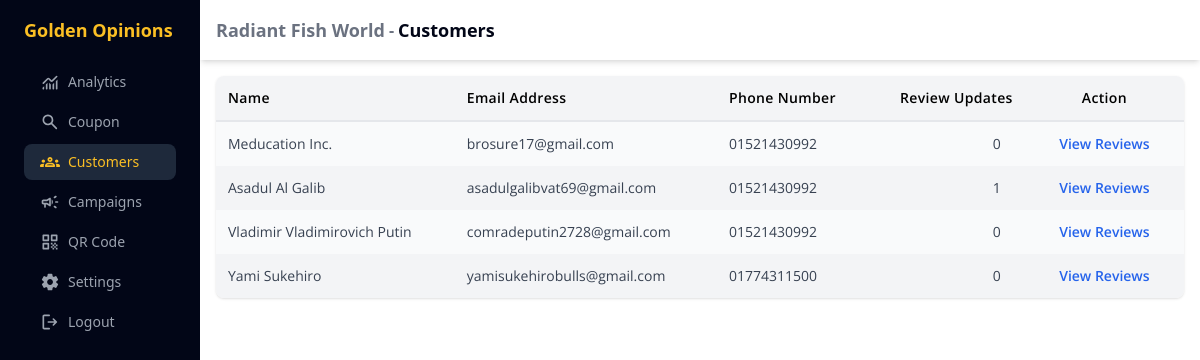
Screenshot of /dashboard/customers (signed in) with the database file from the repository.
### myapp/models.py (models this page shows, shortened)
class Store(db.Model):
    id = db.Column(db.Integer, primary_key=True)
    name = db.Column(db.String)
    address = db.Column(db.String)
    phone_number = db.Column(db.String(20))
    google_map_url = db.Column(db.String(50))
    place_id = db.Column(db.String(50))
    hex_id = db.Column(db.String(50))
    date_created = db.Column(db.DateTime())
    upto_timestamp = db.Column(db.DateTime())
    general_coupon_offer = db.Column(db.String)
    owner_id = db.Column(db.Integer, db.ForeignKey("user.id"))
    package = db.Column(db.String, default="basic")
    customers = db.relationship("Customer", secondary="store_customer", backref="store")
    campaigns = db.relationship("Campaign", backref="store", lazy="dynamic")
    coupons = db.relationship("Coupon", backref="store", lazy="dynamic")
    reviews = db.relationship("Review", backref="store", lazy="dynamic")
    coupons_generated = db.Column(db.Integer)
    coupons_redeemed = db.Column(db.Integer)

class Customer(db.Model):
    id = db.Column(db.Integer, primary_key=True)
    name = db.Column(db.String)
    email = db.Column(db.String(50), unique=True)
    phone_number = db.Column(db.String(20))
    account_id = db.Column(db.String)
    phone_verified = db.Column(db.Boolean, default=False)
    verification_code = db.Column(db.String(10))
    got_coupon_date = db.Column(db.DateTime())
    coupons = db.relationship("Coupon", backref="customer", lazy="dynamic")
    reviews = db.relationship("Review", backref="customer", lazy="dynamic")

### myapp/decorators.py (the view)
    def inner(*args, **kwargs):
        if current_user.is_authenticated:
            if current_user.role == "shop_owner":
                if current_user.state == "active":
                    return view(*args, **kwargs)
                flash("Your account is not active, please contact the admin")
                return redirect(url_for("contact"))
            flash("Only A Shop Owner can access the page you requested")
            return redirect(url_for("dashboard"))
        flash("Only A Shop Owner can access the page you requested")
        return redirect(url_for("login"))

### myapp/__init__.py (called while the page is built)
@login.user_loader
def load_user(id):
    return db.session.get(models.User, int(id))

### myapp/routes.py (called while the page is built)
@app.after_request
def after_request(response):
    response.headers["Content-Security-Policy"] = (
        ""
        + "font-src https://fonts.googleapis.com/ https://fonts.gstatic.com;"
        + "style-src-elem 'self' https://fonts.googleapis.com/ https://cdn.quilljs.com 'nonce-golden';"
        + "script-src-elem 'self' https://cdnjs.cloudflare.com https://cdn.jsdelivr.net https://cdn.quilljs.com https://esm.sh 'nonce-golden'"
    )
    return response

@app.route("/dashboard/customers")
@decorators.shop_owner_required
@decorators.verified_email_required
def dashboard_customers():
    if current_user.is_authenticated:
        if current_user.username != "admin":
            store = current_user.stores[0]
            data = {}
            for review in store.reviews:
                data[review.customer.id] = review.updates.count()
            return render_template("dashboard-customers.html", store=store, data=data)
        return redirect(url_for("dashboard"))
    else:
        return redirect(url_for("login"))

### myapp/templates/dashboard-customers.html (shortened to what this page needs)
{% extends 'dashboard-shop-owner.html' %}
{% set active_page = "customers" %}
{% block content %}
    {% if store is defined and store.customers|length > 0 %}
        <div class="m-4 overflow-auto rounded-lg shadow hidden md:block">
            <table class="w-full">
                <thead class="bg-gray-100 border-b-2 border-gray-200">
                    <tr>
                        <th class="p-3 text-sm font-semibold tracking-wide text-left">Name</th>
                        <th class="p-3 text-sm font-semibold tracking-wide text-left">Email Address</th>
                        <th class="p-3 text-sm font-semibold tracking-wide text-left">Phone Number</th>
												{% if store.package == '5star' or store.package == '5star-unlimited' %}
													<th class="p-3 text-sm font-semibold tracking-wide text-right">Review Updates</th>
													<th class="p-3 text-sm font-semibold tracking-wide text-center">Action</th>
												{% endif %}
                    </tr>
                </thead>
                <tbody>
                    {% for customer in store.customers %}
                        <tr class="{{ loop.cycle('bg-gray-50', 'bg-gray-100') }}">
                            <td class="p-3 text-sm text-gray-700">{{ customer.name }}</td>
                            <td class="p-3 text-sm text-gray-700">{{ customer.email }}</td>
                            <td class="p-3 text-sm text-gray-700">{{ customer.phone_number }}</td>
														{% if store.package == '5star' or store.package == '5star-unlimited' %}
															<td class="px-6 py-3 text-sm text-gray-700 text-right">{{ data[customer.id] or 0 }}</td>
															<td class="px-6 py-3 text-sm text-gray-700 text-center"><a href="{{ url_for('view_reviews', customer_id=customer.id) }}" class="link">View Reviews</a></td>
														{% endif %}
                        </tr>
                    {% endfor %}
                </tbody>
            </table>
        </div>
    {% endif %}
{% endblock %}

### myapp/templates/dashboard-shop-owner.html (shortened to what this page needs)
<!DOCTYPE html>
<html lang="en">
    <head translate="no">
        <link href="{{ url_for('static', filename='css/output.css') }}"
              rel="stylesheet">
    </head>
    <body>
        {% import 'macros.html' as macros %}
        <div class="mycontainer">
            <div class="bg-slate-950 h-screen w-[200px] fixed hidden sm:block px-6 text-gray-400 flex-col"
                 id="dashboard-navbar">
                <div class="text-lg text-amber-400 py-4 font-bold select-none cursor-pointer">
                    <a href="{{ url_for("index") }}">Golden Opinions</a>
                </div>
                <a href="{{ url_for("dashboard") }}">
                    <div class="w-full my-1 px-4 py-2 rounded-lg text-sm flex items-center gap-2 hover:bg-slate-800 select-none cursor-pointer {{ 'active' if active_page=='dashboard'}}">
                        <span>{{ macros.svg("monitoring", size=20, class='fill-gray-400') }}</span><span>Analytics</span>
                    </div>
                </a>
                <a href="{{ url_for("search_coupon") }}">
                    <div class="w-full my-1 px-4 py-2 rounded-lg text-sm flex items-center gap-2 hover:bg-slate-800 select-none cursor-pointer {{ 'active' if active_page=='search_coupon'}}">
                        <span>{{ macros.svg("search", size=20, class='fill-gray-400') }}</span><span>Coupon</span>
                    </div>
                </a>
                <a href="{{ url_for("dashboard_customers") }}">
                    <div class="w-full my-1 px-4 py-2 rounded-lg text-sm flex items-center gap-2 hover:bg-slate-800 select-none cursor-pointer {{ 'active' if active_page=='customers'}}">
                        <span>{{ macros.svg("groups", size=20, class='fill-gray-400') }}</span><span>Customers</span>
                    </div>
                </a>
                <a href="{{ url_for("dashboard_campaigns") }}">
                    <div class="w-full my-1 px-4 py-2 rounded-lg text-sm flex items-center gap-2 hover:bg-slate-800 select-none cursor-pointer">
                        <span>{{ macros.svg("campaign", size=20, class='fill-gray-400') }}</span><span>Campaigns</span>
                    </div>
                </a>
                <a href="{{ url_for("dashboard_qrcode") }}">
                    <div class="w-full my-1 px-4 py-2 rounded-lg text-sm flex items-center gap-2 hover:bg-slate-800 select-none cursor-pointer {{ 'active' if active_page=='qrcode'}}">
                        <span>{{ macros.svg("qrcode", size=20, class='fill-gray-400') }}</span><span>QR Code</span>
                    </div>
                </a>
                <a href="{{ url_for("settings") }}">
                    <div class="w-full my-1 px-4 py-2 rounded-lg text-sm flex items-center gap-2 hover:bg-slate-800 select-none cursor-pointer {{ 'active' if active_page=='settings'}}">
                        <span>{{ macros.svg("settings", size=20, class='fill-gray-400') }}</span><span>Settings</span>
                    </div>
                </a>
                <a href="{{ url_for("logout") }}">
                    <div class="w-full my-1 px-4 py-2 rounded-lg text-sm flex items-center gap-2 hover:bg-slate-800 select-none cursor-pointer">
                        <span>{{ macros.svg("logout", size=20, class='fill-gray-400') }}</span><span>Logout</span>
                    </div>
                </a>
            </div>
            <div class="h-screen ml-0 sm:ml-[200px]">
                <div class="w-full p-4 shadow shadow-md select-none flex items-center gap-2">
                    <div class="flex gap-1 items-center font-bold text-gray-500 text-base sm:text-lg">
                        <div class="">{{ current_user.stores[0].name }}</div>
                        <div class="text-sm sm:text-base">-</div>
                        <div class="text-slate-950">
                            {% if active_page == 'dashboard' %}
                                Analytics
                            {% elif active_page == 'customers' %}
                                Customers
                            {% elif active_page == 'campaigns' %}
                                All Campaigns
                            {% elif active_page == 'campaigns_add' %}
                                New Campaign
                            {% elif active_page == 'qrcode' %}
                                QR Code
                            {% elif active_page == 'settings' %}
                                Settings
                            {% elif active_page == 'search_coupon' %}
                                Search Coupon
                            {% elif active_page == 'verify_email' %}
                                Verify Email Address
														{% else %}
																{{ active_page }}
                            {% endif %}
                        </div>
                    </div>
                </div>
                <div id="main">
                    {% block content %}{% endblock %}
                </div>
            </div>
        </div>
    </body>
</html>

### myapp/templates/dashboard-customers.html (style rules this page uses)
th, td, .grid div { font-family: 'Open Sans', sans-serif; }

### rows the page displays
Store: name "Radiant Fish World"
Customer: name "Meducation Inc.", email "brosure17@gmail.com", phone_number "01521430992", phone_verified "0"
Customer: name "Asadul Al Galib", email "asadulgalibvat69@gmail.com", phone_number "01521430992", phone_verified "1"
Customer: name "Vladimir Vladimirovich Putin", email "comradeputin2728@gmail.com", phone_number "01521430992", phone_verified "0"
Customer: name "Yami Sukehiro", email "yamisukehirobulls@gmail.com", phone_number "01774311500", phone_verified "0"
